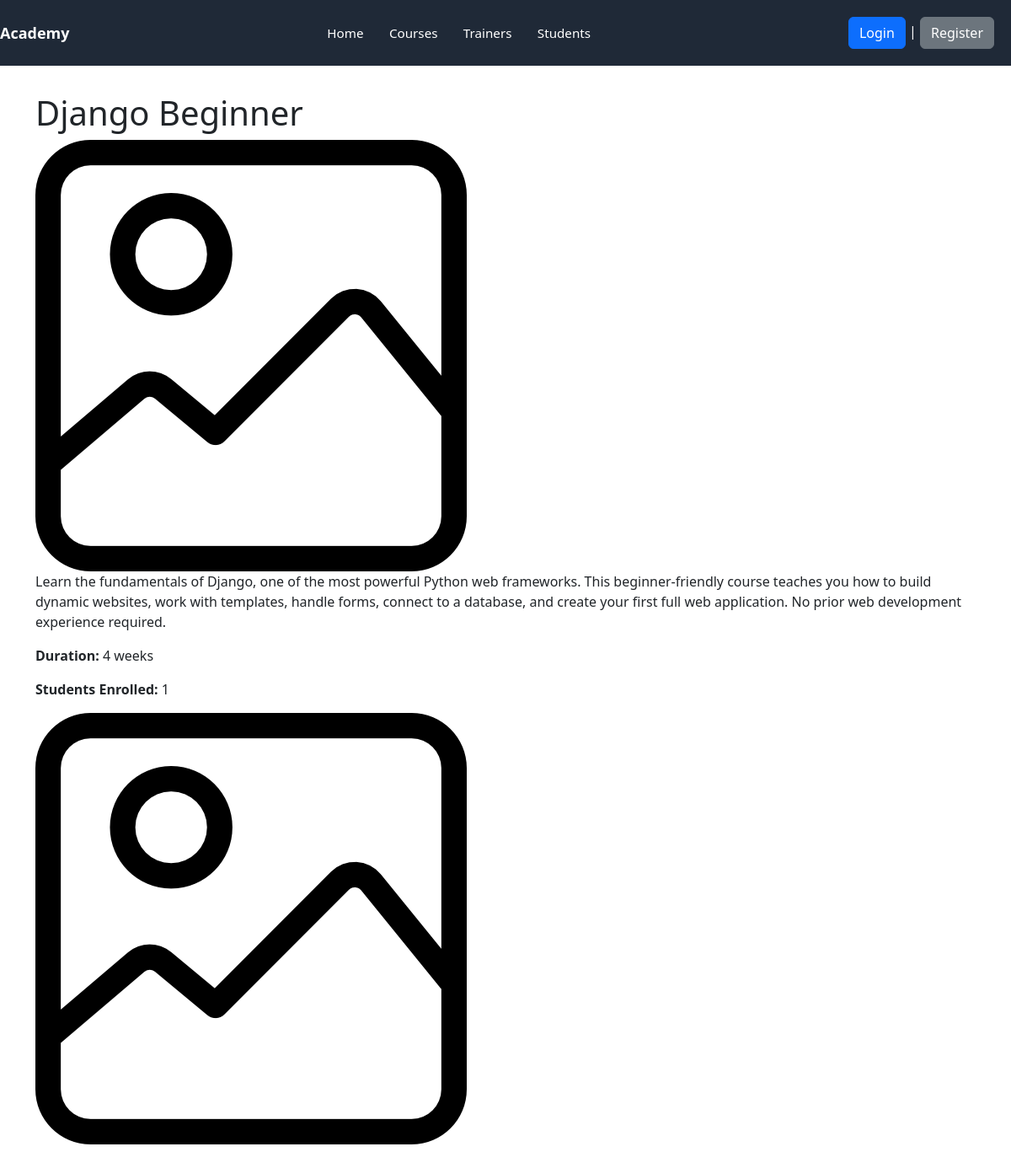
Page /academy/course/1/ on the earlier database version.
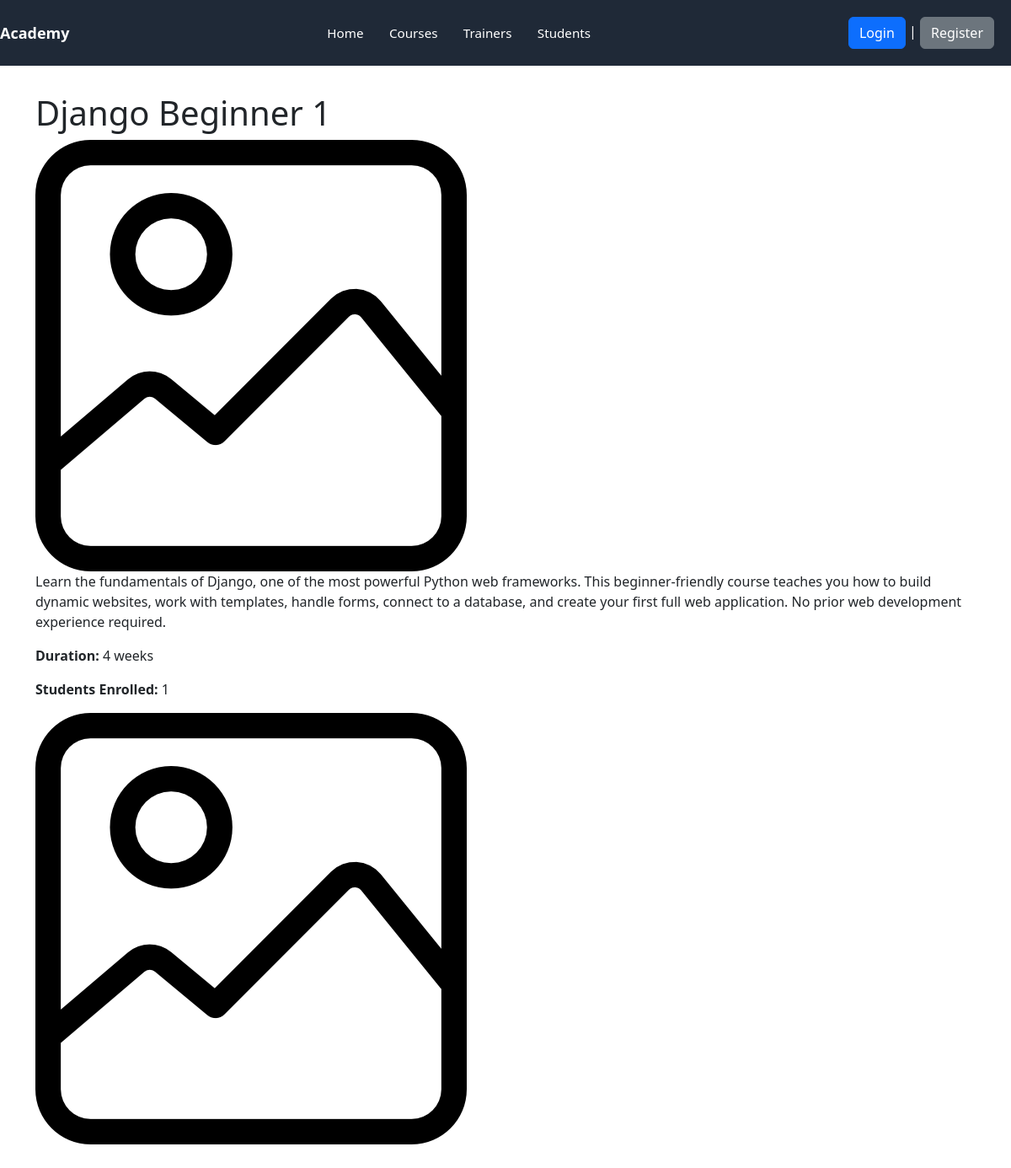
Same page on the later database version.
### academy/models.py (models this page shows, shortened)
class Course(models.Model):
    course_name = models.CharField(max_length=200)
    description = models.TextField()
    duration_weeks = models.IntegerField()
    course_image = models.ImageField(upload_to='course_images/', default='default.png')

### academy/views.py (the view)
# urls.py: path('course/<int:id>/', views.course_detail, name='course_detail'),
def course_detail(request, id):
    course = get_object_or_404(Course, id=id)
    context = {
        'course': course
    }
    return render(request, 'academy/course_detail.html', context)

### templates/academy/course_detail.html (shortened to what this page needs)
{% load static %}
<!DOCTYPE html>
<html lang="en">
  <head>
    <link rel="stylesheet" href="{% static 'css/style.css' %}" />
    <link
      href="https://cdn.jsdelivr.net/npm/bootstrap@5.3.8/dist/css/bootstrap.min.css"
      rel="stylesheet"
    />
  </head>
  <body>
    {% include 'navbar.html' %}
    <main class="container">
        <h1>{{ course.course_name }}</h1>
        <img src="{{course.course_image.url}}" alt="{{ course.course_name }}" class="img-fluid">
        <p>{{ course.description }}</p>
        <p><strong>Duration:</strong> {{ course.duration_weeks }} weeks</p>
        <p><strong>Students Enrolled:</strong> {{ course.enrolled_students.count }}</p>
        {% if course.course_image %}
            <img src="{{ course.course_image.url }}" alt="{{ course.course_name }}" class="img-fluid">
        {% endif %}
    </main>
  </body>
</html>

Differences in the rows shown:
changed Course id 1: course_name "Django Beginner" → "Django Beginner 1"
